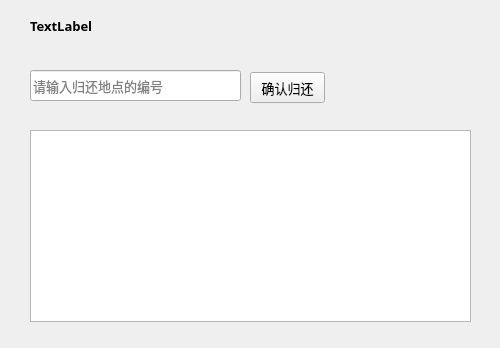
<?xml version="1.0" encoding="UTF-8"?>
<ui version="4.0">
 <class>User_Return</class>
 <widget class="QWidget" name="User_Return">
  <property name="geometry">
   <rect>
    <x>0</x>
    <y>0</y>
    <width>500</width>
    <height>348</height>
   </rect>
  </property>
  <property name="windowTitle">
   <string>归还</string>
  </property>
  <widget class="QTableView" name="tableView">
   <property name="geometry">
    <rect>
     <x>30</x>
     <y>130</y>
     <width>441</width>
     <height>192</height>
    </rect>
   </property>
   <property name="font">
    <font>
     <family>微软雅黑</family>
     <pointsize>10</pointsize>
    </font>
   </property>
  </widget>
  <widget class="QLineEdit" name="lineEdit_return">
   <property name="geometry">
    <rect>
     <x>30</x>
     <y>70</y>
     <width>211</width>
     <height>31</height>
    </rect>
   </property>
   <property name="font">
    <font>
     <family>微软雅黑</family>
     <pointsize>10</pointsize>
    </font>
   </property>
   <property name="placeholderText">
    <string>请输入归还地点的编号</string>
   </property>
  </widget>
  <widget class="QLabel" name="label">
   <property name="geometry">
    <rect>
     <x>30</x>
     <y>10</y>
     <width>211</width>
     <height>31</height>
    </rect>
   </property>
   <property name="font">
    <font>
     <family>微软雅黑</family>
     <pointsize>10</pointsize>
     <weight>75</weight>
     <bold>true</bold>
    </font>
   </property>
   <property name="text">
    <string>TextLabel</string>
   </property>
  </widget>
  <widget class="QPushButton" name="pushButton">
   <property name="geometry">
    <rect>
     <x>250</x>
     <y>72</y>
     <width>75</width>
     <height>31</height>
    </rect>
   </property>
   <property name="font">
    <font>
     <family>微软雅黑</family>
     <pointsize>10</pointsize>
    </font>
   </property>
   <property name="text">
    <string>确认归还</string>
   </property>
  </widget>
 </widget>
 <resources/>
 <connections/>
</ui>
